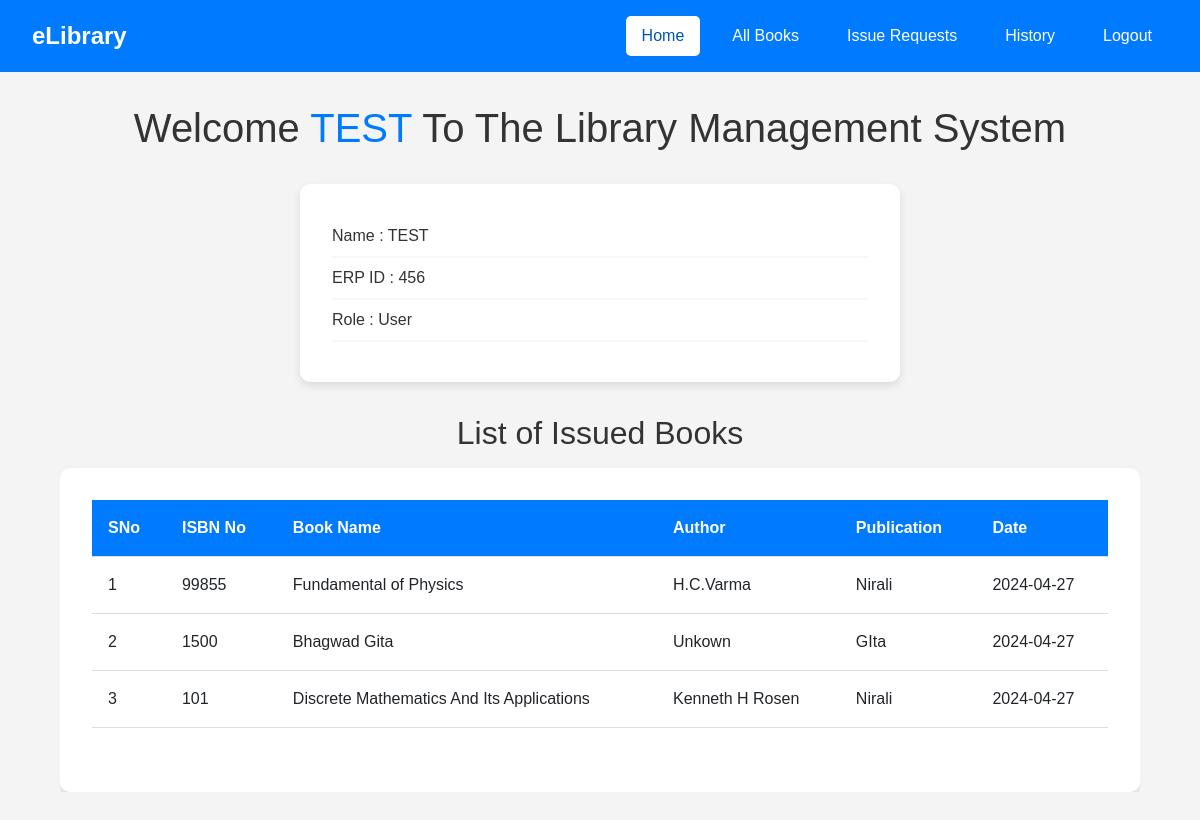
The page /dashboard/user (signed in) on the database its author committed.
### app.py (models this page shows, shortened)
class User(UserMixin,db.Model):
    __tablename__='user'
    erp = db.Column(db.Integer, primary_key=True)
    name=db.Column(db.String,nullable=False)
    password=db.Column(db.String,nullable=False)
    role=db.Column(db.String,nullable=False)

class Issued(db.Model):
    __tablename__='issued_books'
    issueId = db.Column(db.Integer, autoincrement=True, primary_key=True)
    isbnissue = db.Column(db.Integer, db.ForeignKey('books.isbn'), nullable=False)
    erpissue = db.Column(db.Integer, db.ForeignKey('user.erp'), nullable=False)
    date=db.Column(db.String,nullable=False)
    status=db.Column(db.String,nullable=False)

class Books(db.Model):
    __tablename__='books'
    isbn = db.Column(db.Integer, primary_key=True)
    book_name=db.Column(db.String,nullable=False)
    author=db.Column(db.String,nullable=False)
    publication=db.Column(db.String,nullable=False)
    total_copies=db.Column(db.Integer,nullable=False)
    available_copies=db.Column(db.Integer,nullable=False)

### app.py (the view)
@app.route('/dashboard/user',methods=['GET'])
@login_required
def userDashboard():
    user=current_user
    erp=user.erp
    books=db.session.execute('''select isbn,book_name,author,publication,date
        from books,issued_books
        where isbnissue=isbn and erpissue= :erp and status='Issued' ''',
        {'erp':erp})
    return render_template("user/dashboard.html",user=user,books=books)

### app.py (called while the page is built)
@login_manager.user_loader
def load_user(erpid):
    return User.query.get(int(erpid))

### templates/user/dashboard.html (shortened to what this page needs)
<!DOCTYPE html>
<head>
    <link href="https://cdn.jsdelivr.net/npm/bootstrap@5.3.2/dist/css/bootstrap.min.css" rel="stylesheet">
    <link rel="stylesheet" href="https://cdnjs.cloudflare.com/ajax/libs/font-awesome/6.5.2/css/all.min.css" />
    <link rel="stylesheet" href="{{url_for('static',filename = '/CSS/dashboard.css')}}">
    <link rel="stylesheet" href="../../static/CSS/dashboard.css">
    <link rel="stylesheet" href="https://cdnjs.cloudflare.com/ajax/libs/font-awesome/6.5.2/css/all.min.css" />
</head>
<body>
    <nav>
        <div class="logo">eLibrary</div>
        <ul>
            <li><a class="" href="/dashboard/user"><button class="home opt">Home</button></a></li>
            <li><a class="" href="/user/allBooks"><button class="opt">All Books</button></a></li>
            <li><a class="" href="/user/issue_request"><button class="opt">Issue Requests</button></a></li>
            <li><a class="" href="/user/history"><button class="opt">History</button></a></li>
            <li><a class="" href="/logout"><button class="opt">Logout</button></a></li>
        </ul>
    </nav>
    <h1>Welcome <span class="user">{{user.name}}</span> To The Library Management System</h1>
    <div class="profile">
        <div class="data">
            <p>Name : {{user.name}}</p>
            <hr>
            <p>ERP ID : {{user.erp}}</p>
            <hr>
            <p>Role : {{user.role}}</p>
            <hr>
        </div>
    </div>
    <div class="tab">
        <h2>List of Issued Books</h2>
        <div class="div">
            <table id="issued-books">
                <tr>
                    <th>SNo</th>
                    <th>ISBN No</th>
                    <th>Book Name</th>
                    <th>Author</th>
                    <th>Publication</th>
                    <th>Date</th>
            </tr>
            {% for book in books %}
            <tr>
                <td>{{loop.index}}</td>
                <td>{{book[0]}}</td>
                <td>{{book[1]}}</td>
                <td>{{book[2]}}</td>
                <td>{{book[3]}}</td>
                <td>{{book[4]}}</td>
            </tr>
            {% endfor %}
        </table>
    </div>
    </div>
</body>
</html>

### static/CSS/dashboard.css (style rules this page uses)
body { font-family: Arial, sans-serif; background-color: #f4f4f4; margin: 0; padding: 0; }
nav { background: #007bff; color: white; display: flex; justify-content: space-between; align-items: center; padding: 1rem 2rem; }
nav .logo { font-size: 1.5rem; font-weight: bold; }
nav ul { list-style: none; margin: 0; padding: 0; display: flex; align-items: center; }
nav ul li { margin-left: 1rem; }
nav ul li a { text-decoration: none; color: white; }
.tab { overflow: auto; scrollbar-width: none; }
.tab { -ms-overflow-style: none; overflow: -moz-scrollbars-none; }
button.opt { background-color: transparent; border: none; color: white; padding: 0.5rem 1rem; border-radius: 5px; cursor: pointer; transition: background 0.3s ease, color 0.3s ease; }
button.home { padding: 0.5rem 1rem; border: none; background-color: white; color: #0056b3; border-radius: 5px; }
h1 { text-align: center; margin-top: 2rem; color: #333; }
h1 .user { color: #007bff; }
.profile { background: #fff; border-radius: 10px; box-shadow: 0 4px 8px rgba(0, 0, 0, 0.1); overflow: hidden; width: 80%; max-width: 600px; margin: 2rem auto; padding: 2rem; }
.profile .data p { font-size: 1rem; color: #333; margin: 0.5rem 0; }
.profile .data hr { border: 0.5px solid #ddd; margin: 0.5rem 0; }
.tab { width: 90%; margin: 2rem auto; text-align: center; }
.tab h2 { color: #333; margin-bottom: 1rem; }
.tab .div { background: #fff; border-radius: 10px; box-shadow: 0 4px 8px rgba(0, 0, 0, 0.1); padding: 2rem; overflow-x: auto; }
table { width: 100%; border-collapse: collapse; margin-bottom: 2rem; }
table th, table td { padding: 1rem; text-align: left; border-bottom: 1px solid #ddd; }
table th { background: #007bff; color: white; }

### rows shown on the page
User: name "TEST", erp "456", role "User"
Issued: isbn "99855", book_name "Fundamental of Physics", author "H.C.Varma", publication "Nirali", date "2024-04-27"
Issued: isbn "1500", book_name "Bhagwad Gita", author "Unkown", publication "GIta", date "2024-04-27"
Issued: isbn "101", book_name "Discrete Mathematics And Its Applications", author "Kenneth H Rosen", publication "Nirali", date "2024-04-27"
